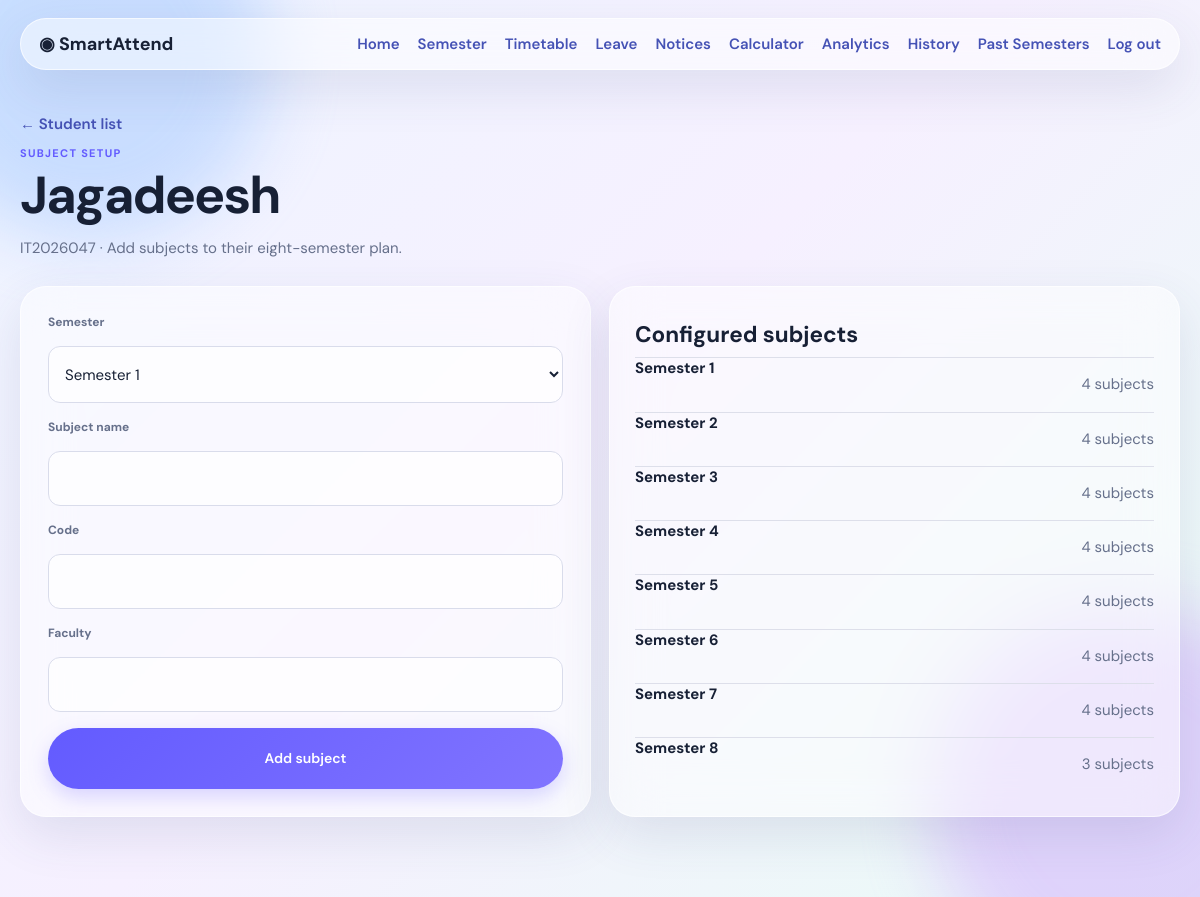
Before: /admin/students/1/subjects (signed in) with the older database file.
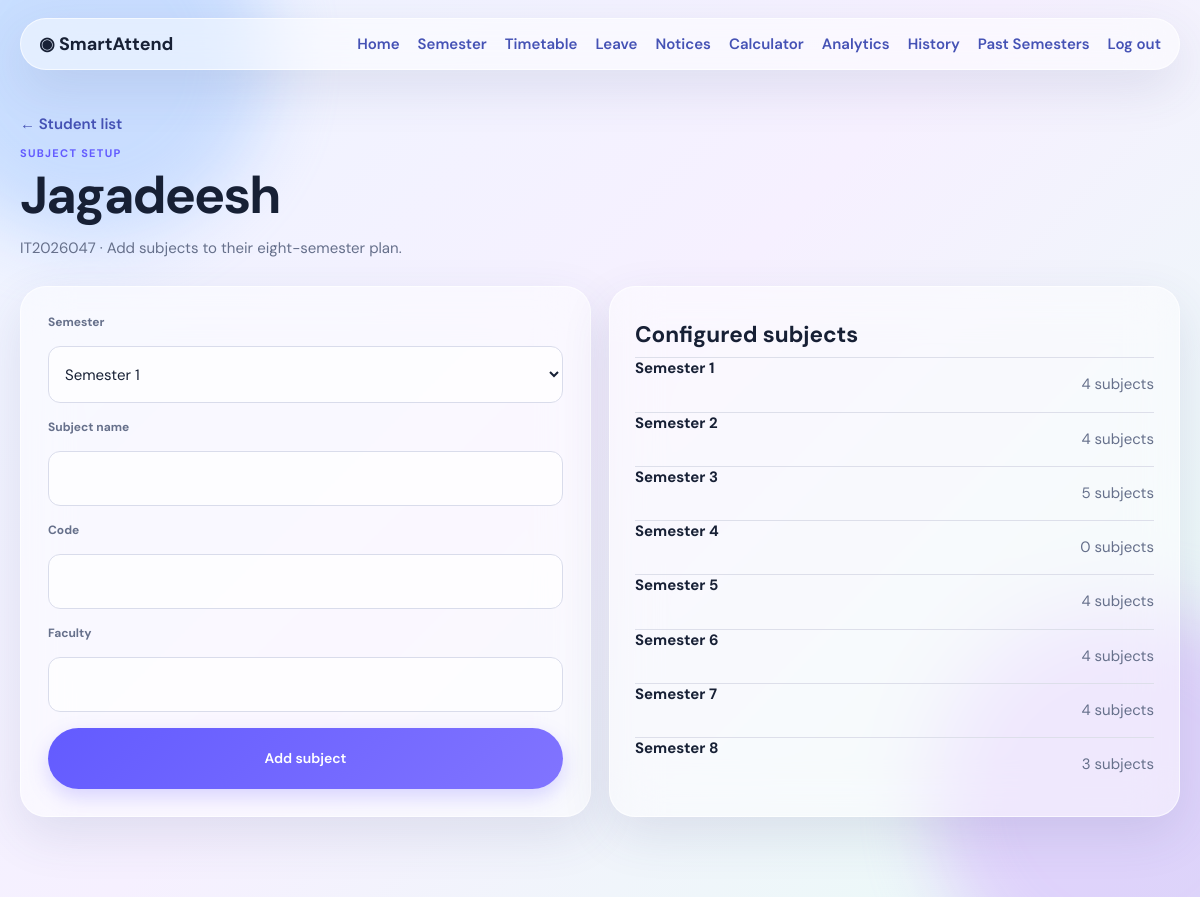
After: the same page with the newer database file.
### tables this page shows
CREATE TABLE semesters (id INTEGER PRIMARY KEY, student_id INTEGER NOT NULL, number INTEGER NOT NULL, label TEXT NOT NULL, is_active INTEGER DEFAULT 0, is_closed INTEGER DEFAULT 0, UNIQUE(student_id, number), FOREIGN KEY(student_id) REFERENCES students(id));

### app.py (the view, shortened to what this page needs)
@app.route('/admin/students/<int:student_id>/subjects', methods=['GET', 'POST'])
@admin_required
def admin_subjects(student_id):
    conn = get_db()
    s = conn.execute('SELECT * FROM students WHERE id=?', (student_id,)).fetchone()
    if not s:
        conn.close()
        return redirect(url_for('admin_dashboard'))
    sems = []
    for sem in conn.execute('SELECT * FROM semesters WHERE student_id=? ORDER BY number', (student_id,)):
        sub = subjects_for_semester(conn, sem['id'])
        sems.append({**dict(sem), 'subject_count': len(sub), 'subjects': sub})
    conn.close()
    return render_template('admin_subjects.html', student=s, semesters=sems)

### app.py (called while the page is built)
def percent(attended, total):
    return round(attended * 100 / total, 1) if total else 0.0

def status_label(value):
    return 'safe' if value >= 75 else ('warning' if value >= 65 else 'critical')

def admin_required(f):
    @wraps(f)
    def inner(*args, **kwargs):
        if not session.get('admin_id'):
            return redirect(url_for('admin_login'))
        return f(*args, **kwargs)
    return inner

def stats(conn, subject_id):
    row = conn.execute(
        "SELECT COUNT(*) total, COALESCE(SUM(status='present'),0) attended FROM attendance_records WHERE subject_id=?",
        (subject_id,),
    ).fetchone()
    return row['attended'], row['total']

def subjects_for_semester(conn, sem_id):
    result = []
    for s in conn.execute('SELECT * FROM subjects WHERE semester_id=? ORDER BY name', (sem_id,)):
        attended, total = stats(conn, s['id'])
        pct = percent(attended, total)
        result.append({
            **dict(s),
            'attended': attended,
            'total': total,
            'absent': total - attended,
            'percentage': pct,
            'status': status_label(pct) if total else 'none',
        })
    return result

### templates/admin_subjects.html
{% extends 'base.html' %}{% block content %}<div class="page-head"><a class="back" href="{{url_for('admin_dashboard')}}">← Student list</a><span class="eyebrow">SUBJECT SETUP</span><h1>{{student['name']}}</h1><p>{{student['student_id']}} · Add subjects to their eight-semester plan.</p></div><section class="calc-layout"><form class="glass calc-form" method="post"><label>Semester<select name="semester">{% for s in semesters %}<option value="{{s['number']}}">Semester {{s['number']}}</option>{% endfor %}</select></label><label>Subject name<input name="name" required></label><label>Code<input name="code"></label><label>Faculty<input name="faculty"></label><button>Add subject</button></form><div class="glass subject-list"><h2>Configured subjects</h2>{% for s in semesters %}<div><b>Semester {{s['number']}}</b><p>{{s['subject_count']}} subject{{'' if s['subject_count']==1 else 's'}}</p></div>{% endfor %}</div></section>{% endblock %}

Changed rows visible on the page:
computed for semesters (number 3 of 8 on the later page): subject_count "4" → "5"
changed semesters (number 4 of 8 on the later page): subject_count "4" → "0"
